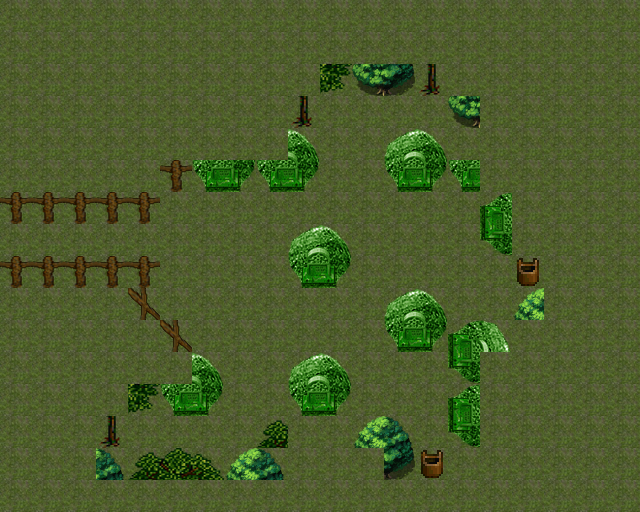

A 2D game scene composited from a Tiled map and its tileset images. What follows is a short description and the map's XML, with every tile layer's data as written:
An orthogonal 20x16 tile map with 32x32 px tiles, 2 tile layers (bg, walk).

<map version="1.2" tiledversion="1.2.0" orientation="orthogonal" renderorder="right-down" width="20" height="16" tilewidth="32" tileheight="32" infinite="0" nextlayerid="6" nextobjectid="1">
    <properties>
        <property name="name" value="忘忧坟场" />
    </properties>
    <tileset firstgid="1" source="tile9.tsx" />
    <layer id="0" name="bg" width="20" height="16">
        <data encoding="csv">
            49, 50, 3, 4, 5, 3, 4, 5, 49, 50, 2, 9, 3, 4, 5, 23, 23, 23, 47, 48, 
48, 47, 48, 7, 8, 4, 7, 8, 3, 4, 5, 47, 48, 7, 8, 3, 4, 5, 49, 50, 
50, 49, 50, 9, 2, 9, 9, 47, 48, 7, 8, 49, 50, 9, 47, 48, 7, 8, 3, 4, 
3, 4, 5, 3, 4, 5, 2, 49, 50, 9, 2, 2, 2, 2, 49, 50, 9, 47, 48, 7, 
6, 7, 8, 4, 7, 8, 11, 12, 11, 12, 2, 2, 11, 12, 11, 12, 25, 49, 50, 9, 
2, 9, 2, 9, 9, 23, 13, 14, 13, 14, 2, 2, 13, 14, 13, 14, 3, 4, 47, 48, 
23, 23, 23, 23, 23, 2, 2, 2, 2, 2, 2, 2, 2, 2, 2, 15, 16, 9, 49, 50, 
2, 2, 2, 2, 2, 2, 2, 2, 2, 11, 12, 2, 2, 2, 2, 17, 18, 3, 4, 5, 
23, 23, 23, 23, 23, 2, 2, 2, 2, 13, 14, 2, 2, 2, 2, 2, 65, 6, 7, 8, 
69, 70, 47, 48, 24, 2, 2, 2, 2, 2, 2, 2, 11, 12, 2, 2, 47, 48, 9, 2, 
71, 72, 49, 50, 25, 24, 2, 2, 2, 2, 2, 2, 13, 14, 15, 16, 49, 50, 2, 47, 
3, 4, 3, 4, 5, 11, 12, 2, 2, 11, 12, 2, 2, 2, 17, 18, 3, 4, 5, 49, 
2, 9, 6, 7, 8, 13, 14, 2, 2, 13, 14, 2, 2, 2, 15, 16, 6, 7, 8, 2, 
4, 5, 2, 9, 2, 2, 2, 2, 3, 4, 5, 47, 48, 2, 17, 18, 2, 9, 47, 48, 
7, 8, 47, 48, 3, 4, 5, 47, 48, 7, 8, 49, 50, 65, 47, 48, 47, 48, 49, 50, 
9, 2, 49, 50, 6, 7, 8, 49, 50, 9, 2, 3, 4, 5, 49, 50, 49, 50, 3, 4
        </data>
    </layer>
    <layer id="1" name="walk" width="20" height="16">
        <data encoding="csv">
            2, 2, 2, 2, 2, 2, 2, 2, 2, 2, 2, 2, 2, 2, 2, 2, 2, 2, 2, 2, 
2, 2, 2, 2, 2, 2, 2, 2, 2, 2, 2, 2, 2, 2, 2, 2, 2, 2, 2, 2, 
2, 2, 2, 2, 2, 2, 2, 2, 2, 2, 0, 0, 0, 0, 2, 2, 2, 2, 2, 2, 
2, 2, 2, 2, 2, 2, 2, 2, 2, 0, 2, 2, 2, 2, 0, 2, 2, 2, 2, 2, 
2, 2, 2, 2, 2, 2, 2, 2, 2, 0, 2, 2, 0, 0, 2, 2, 2, 2, 2, 2, 
2, 2, 2, 2, 2, 0, 0, 0, 0, 0, 2, 2, 0, 0, 0, 2, 2, 2, 2, 2, 
0, 0, 0, 0, 0, 2, 2, 2, 2, 2, 2, 2, 2, 2, 2, 0, 2, 2, 2, 2, 
2, 2, 2, 2, 2, 2, 2, 2, 2, 0, 0, 2, 2, 2, 2, 0, 2, 2, 2, 2, 
0, 0, 0, 0, 0, 2, 2, 2, 2, 0, 0, 2, 2, 2, 2, 2, 0, 2, 2, 2, 
2, 2, 2, 2, 0, 2, 2, 2, 2, 2, 2, 2, 0, 0, 2, 2, 0, 2, 2, 2, 
2, 2, 2, 2, 2, 0, 2, 2, 2, 2, 2, 2, 0, 0, 0, 0, 2, 2, 2, 2, 
2, 2, 2, 2, 2, 2, 0, 2, 2, 0, 0, 2, 2, 2, 0, 2, 2, 2, 2, 2, 
2, 2, 2, 2, 0, 0, 0, 2, 2, 0, 0, 2, 2, 2, 0, 2, 2, 2, 2, 2, 
2, 2, 2, 0, 2, 2, 2, 2, 0, 2, 2, 0, 0, 2, 0, 2, 2, 2, 2, 2, 
2, 2, 2, 0, 0, 0, 0, 0, 0, 2, 2, 2, 0, 0, 2, 2, 2, 2, 2, 2, 
2, 2, 2, 2, 2, 2, 2, 2, 2, 2, 2, 2, 2, 2, 2, 2, 2, 2, 2, 2
        </data>
    </layer>
</map>